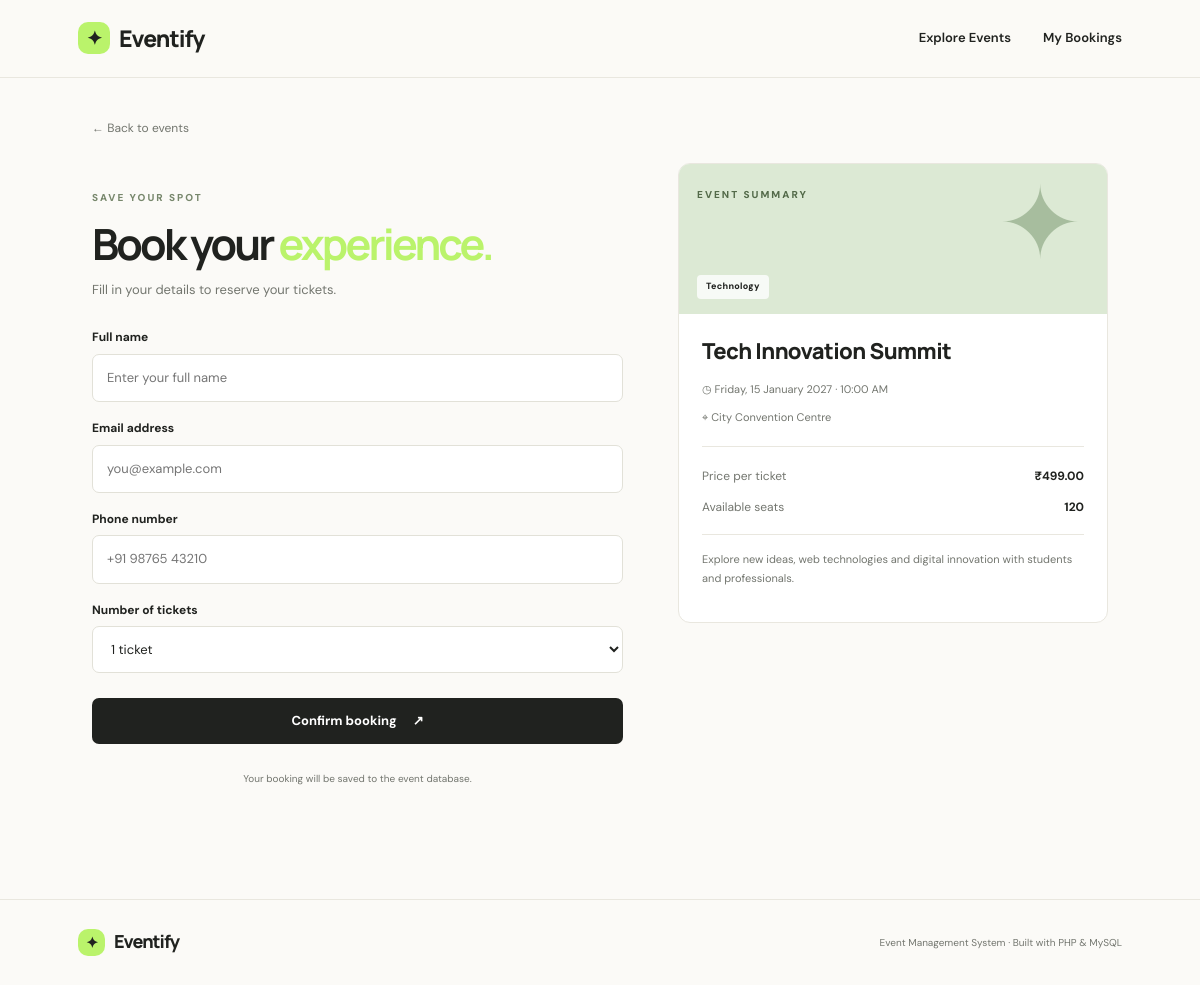
Screenshot of /api/book.php?event_id=1 with the database file from the repository.
### tables this page shows
CREATE TABLE IF NOT EXISTS events (
    id INT AUTO_INCREMENT PRIMARY KEY,
    title VARCHAR(150) NOT NULL,
    category VARCHAR(80) NOT NULL,
    event_date DATE NOT NULL,
    event_time TIME NOT NULL,
    venue VARCHAR(180) NOT NULL,
    price DECIMAL(10,2) NOT NULL DEFAULT 0,
    seats INT NOT NULL DEFAULT 50,
    description TEXT,
    created_at TIMESTAMP DEFAULT CURRENT_TIMESTAMP
);

### api/book.php (the view, shortened to what this page needs)
<?php
require_once __DIR__ . '/config.php';
function h($value) { return htmlspecialchars((string)$value, ENT_QUOTES, 'UTF-8'); }
$eventId = filter_input(INPUT_GET, 'event_id', FILTER_VALIDATE_INT) ?: filter_input(INPUT_POST, 'event_id', FILTER_VALIDATE_INT);
$stmt = $pdo->prepare("SELECT e.*, e.seats - COALESCE((SELECT SUM(b.tickets) FROM bookings b WHERE b.event_id=e.id),0) AS seats_left FROM events e WHERE e.id=? AND e.event_date >= CURDATE()");
$stmt->execute([$eventId]);
$event = $stmt->fetch();
$name = $email = $phone = '';
$tickets = 1;
$date = new DateTime($event['event_date']);
?>
<!DOCTYPE html><html lang="en"><head><meta charset="UTF-8"><meta name="viewport" content="width=device-width, initial-scale=1.0"><title>Book Event | Eventify</title><link rel="stylesheet" href="style.css"></head><body>
<header class="navbar"><a class="brand" href="index.php"><span class="brand-icon">✦</span> Eventify</a><nav><a href="index.php#events">Explore Events</a><a href="my_bookings.php">My Bookings</a></nav></header>
<main class="form-page"><a class="back-link" href="index.php#events">← Back to events</a><div class="booking-layout">
<section class="form-panel"><span class="eyebrow">SAVE YOUR SPOT</span><h1>Book your <span>experience.</span></h1><p class="muted">Fill in your details to reserve your tickets.</p>
<form method="post" action="book.php" class="booking-form">
<label>Full name<input type="text" name="attendee_name" maxlength="120" required autocomplete="name" value="<?= h($name) ?>" placeholder="Enter your full name"></label>
<label>Email address<input type="email" name="email" maxlength="160" required autocomplete="email" value="<?= h($email) ?>" placeholder="you@example.com"></label>
<label>Phone number<input type="tel" name="phone" maxlength="20" required autocomplete="tel" value="<?= h($phone) ?>" placeholder="+91 98765 43210"></label>
<label>Number of tickets<select name="tickets"><?php for($i=1;$i<=min(10,max(1,(int)$event['seats_left']));$i++): ?><option value="<?= $i ?>" <?= $tickets===$i?'selected':'' ?>><?= $i ?> ticket<?= $i>1?'s':'' ?></option><?php endfor; ?></select></label>
<button class="button button-dark button-full" type="submit" <?= (int)$event['seats_left']<1?'disabled':'' ?>>Confirm booking <span>↗</span></button>
<p class="fine-print">Your booking will be saved to the event database.</p>
</form></section>
<aside class="summary-panel"><div class="summary-cover"><span class="eyebrow">EVENT SUMMARY</span><div class="summary-symbol">✦</div><span class="category-pill"><?= h($event['category']) ?></span></div><div class="summary-content"><h2><?= h($event['title']) ?></h2><p>◷ <?= $date->format('l, d F Y') ?> · <?= date('g:i A',strtotime($event['event_time'])) ?></p><p>⌖ <?= h($event['venue']) ?></p><hr><div class="summary-line"><span>Price per ticket</span><strong><?= $event['price']<=0?'Free':'₹'.number_format((float)$event['price'],2) ?></strong></div><div class="summary-line"><span>Available seats</span><strong><?= max(0,(int)$event['seats_left']) ?></strong></div><p class="summary-description"><?= h($event['description']) ?></p></div></aside>
</div></main><footer><a class="brand" href="index.php"><span class="brand-icon">✦</span> Eventify</a><span>Event Management System · Built with PHP & MySQL</span></footer></body></html>

### public/style.css (style rules this page uses)
:root { --ink:#20221f;--muted:#73766f;--paper:#fbfaf7;--line:#e9e7df;--green:#baf36b;--deep:#263e2e;--white:#fff }
* { box-sizing:border-box }
html { scroll-behavior:smooth }
body { margin:0;background:var(--paper);color:var(--ink);font-family:'DM Sans',sans-serif;font-size:15px;line-height:1.55 }
a { color:inherit;text-decoration:none }
button,input,select { font:inherit }
.navbar { height:78px;padding:0 max(6.5%,calc((100% - 1240px)/2));display:flex;align-items:center;justify-content:space-between;border-bottom:1px solid var(--line);background:rgba(251,250,247,.94) }
.brand { font-family:Manrope,sans-serif;font-size:23px;font-weight:800;letter-spacing:-1px;display:inline-flex;align-items:center;gap:9px }
.brand-icon { display:inline-grid;place-items:center;background:var(--green);width:32px;height:32px;border-radius:10px;font-size:19px }
.navbar nav { display:flex;align-items:center;gap:32px;font-size:13px;font-weight:600 }
.eyebrow { font-size:10px;letter-spacing:2px;font-weight:800;color:#77876c }
h1,h2,h3,p { margin-top:0 }
.hero h1,.form-panel h1,.confirmation-page h1,.my-bookings-page h1 { font-family:Manrope,sans-serif;font-size:clamp(38px,4.5vw,62px);letter-spacing:-2.8px;line-height:1.08;margin:18px 0 }
.hero h1 span,.form-panel h1 span,.confirmation-page h1 span,.my-bookings-page h1 span { color:var(--green) }
.button { border:0;display:inline-flex;align-items:center;justify-content:center;gap:16px;padding:13px 19px;border-radius:7px;font-weight:700;font-size:13px;cursor:pointer;transition:transform .18s,opacity .18s }
.button-dark { background:var(--ink);color:#fff }
.button-full { width:100%;margin-top:8px }
.filters select,.booking-form select { background:#fff;border:1px solid var(--line);padding:12px 13px;border-radius:7px;font-size:12px;color:var(--ink);outline-color:#a6d778 }
.category-pill { position:relative;z-index:2;display:inline-block;background:#ffffffc9;padding:5px 9px;border-radius:4px;font-size:9px;font-weight:800;letter-spacing:.3px }
footer { border-top:1px solid var(--line);min-height:86px;padding:20px max(6.5%,calc((100% - 1240px)/2));display:flex;align-items:center;justify-content:space-between;gap:20px }
footer .brand { font-size:18px }
footer .brand-icon { width:27px;height:27px;font-size:15px }
footer>span,footer>a:last-child { font-size:10px;color:var(--muted) }
.form-page,.my-bookings-page { max-width:1060px;margin:38px auto 80px;padding:0 22px }
.back-link { display:inline-block;font-size:12px;color:var(--muted);margin-bottom:25px }
.booking-layout { display:grid;grid-template-columns:1.05fr .85fr;gap:55px;align-items:start }
.form-panel { padding:22px 0 }
.form-panel h1,.my-bookings-page h1 { font-size:43px;margin:13px 0 }
.muted { color:var(--muted);font-size:13px }
.booking-form { display:grid;gap:17px;margin-top:28px }
.booking-form label { font-size:12px;font-weight:700;display:grid;gap:7px }
.booking-form input,.booking-form select,.lookup-form input { width:100%;padding:13px 14px;border:1px solid #e2e1d8;border-radius:7px;background:#fff;outline-color:#a6d778;font-size:13px;font-weight:400 }
.fine-print { font-size:10px;color:var(--muted);text-align:center;margin:10px 0 }
.summary-panel { background:#fff;border:1px solid var(--line);border-radius:12px;overflow:hidden }
.summary-cover { height:150px;background:#dce9d4;padding:18px;position:relative }
.summary-cover .eyebrow { color:#536a49 }
.summary-symbol { font-size:100px;position:absolute;right:25px;top:10px;line-height:1;color:#577b4d66 }
.summary-cover .category-pill { position:absolute;bottom:15px;left:18px }
.summary-content { padding:23px }
.summary-content h2 { font:800 22px/1.3 Manrope,sans-serif;letter-spacing:-.6px;margin-bottom:16px }
.summary-content>p { font-size:11px;color:var(--muted);margin-bottom:11px }
.summary-content hr { border:0;border-top:1px solid var(--line);margin:20px 0 }
.summary-line { display:flex;justify-content:space-between;font-size:12px;margin:12px 0 }
.summary-line span { color:var(--muted) }
.summary-description { border-top:1px solid var(--line);padding-top:15px;margin-top:18px!important;line-height:1.7 }

### rows the page displays
events: category "Technology", title "Tech Innovation Summit", event_date "Friday, 15 January 2027", event_time "10:00 AM", venue "City Convention Centre", price "499.00", description "Explore new ideas, web technologies and digital innovation with students and professionals."

### other values shown
max(0,(int)$event['seats_left']) "120"
form field tickets "1 ticket"
